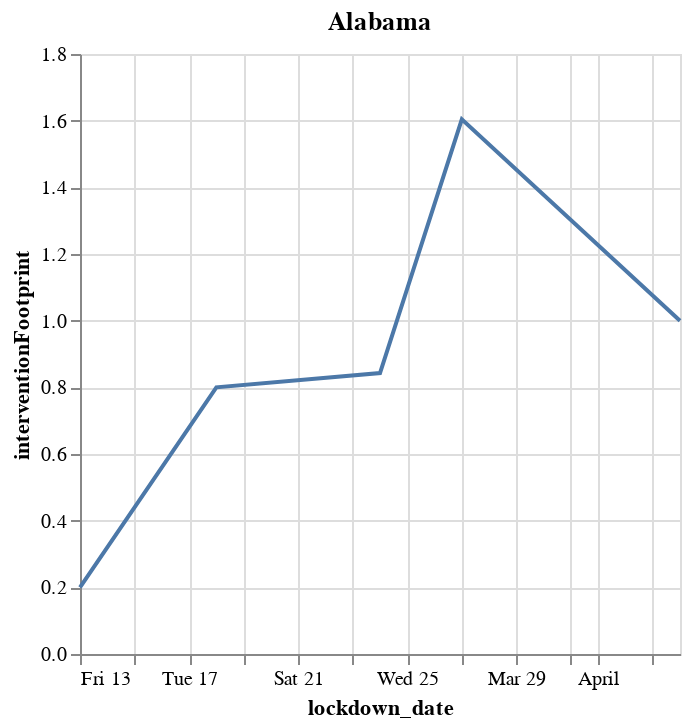
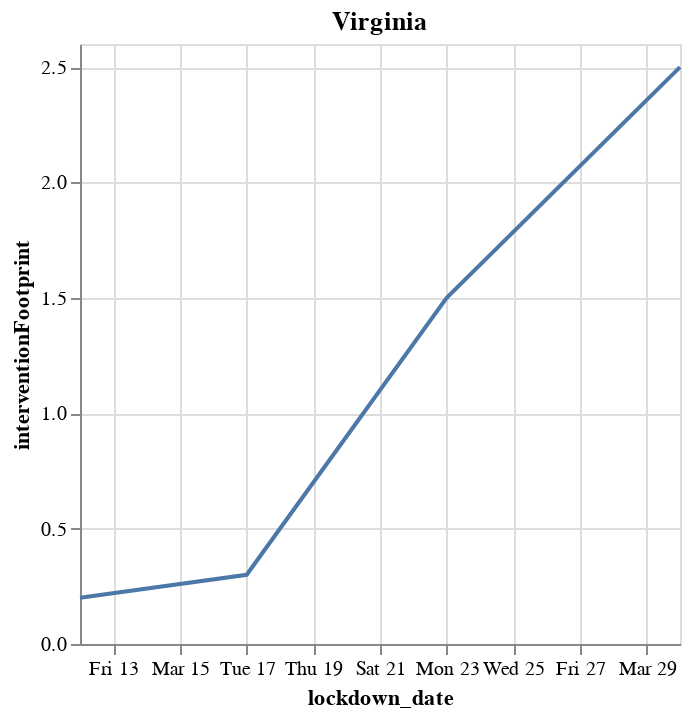
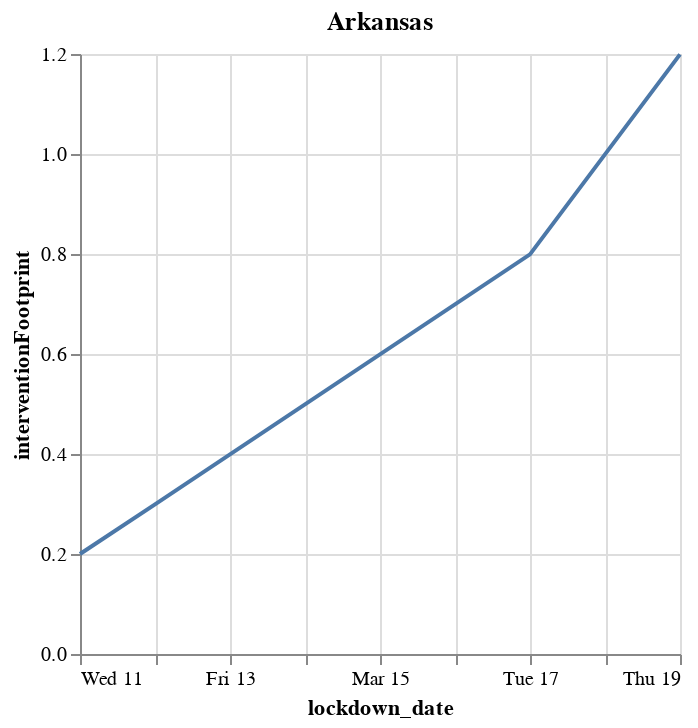
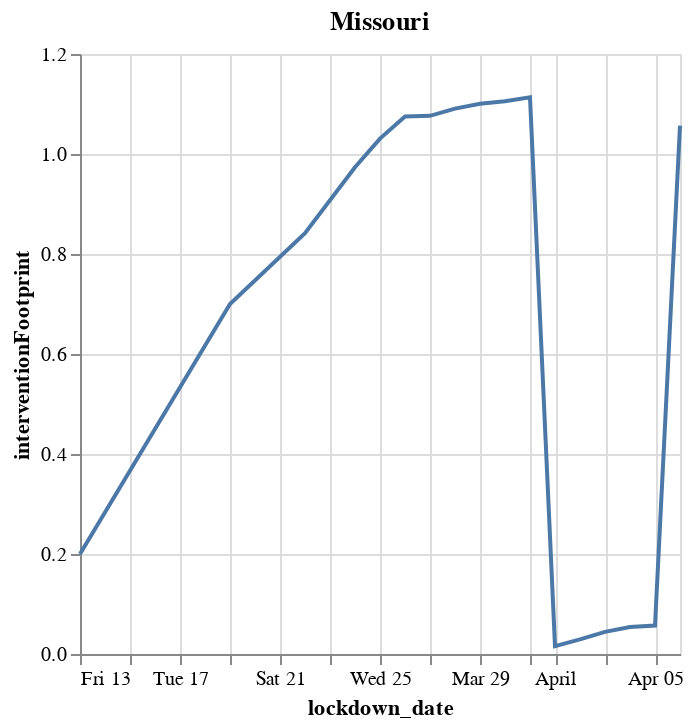

The notebook cell saved with these charts, in order:
### Code cell
for state in quarantine_df.Province_State.unique():
    display(plot_interventionFootprint(state))

### Figure 1 — Vega-Lite specification as saved in the notebook (floating-point values rounded to 4 significant figures)
{"config": {"title": {"font": "Khula"}, "axis": {"labelFont": "Khula", "titleFont": "Khula"}, "header": {"labelFont": "Khula", "titleFont": "Khula"}, "legend": {"labelFont": "Khula", "titleFont": "Khula"}}, "data": {"name": "data-91c01311093a96577a16db2a0c71284b"}, "mark": "line", "encoding": {"x": {"type": "temporal", "field": "lockdown_date"}, "y": {"type": "quantitative", "field": "interventionFootprint"}}, "title": "Alabama", "$schema": "https://vega.github.io/schema/vega-lite/v4.0.2.json", "datasets": {"data-91c01311093a96577a16db2a0c71284b": [{"lockdown_date": "2020-03-13T00:00:00", "interventionFootprint": 0.2}, {"lockdown_date": "2020-03-18T00:00:00", "interventionFootprint": 0.8}, {"lockdown_date": "2020-03-24T00:00:00", "interventionFootprint": 0.8428}, {"lockdown_date": "2020-03-27T00:00:00", "interventionFootprint": 1.604}, {"lockdown_date": "2020-04-04T00:00:00", "interventionFootprint": 1.0}]}}

### Figure 2 — Vega-Lite specification as saved in the notebook (floating-point values rounded to 4 significant figures)
{"config": {"title": {"font": "Khula"}, "axis": {"labelFont": "Khula", "titleFont": "Khula"}, "header": {"labelFont": "Khula", "titleFont": "Khula"}, "legend": {"labelFont": "Khula", "titleFont": "Khula"}}, "data": {"name": "data-16952d8bf972db21f6e20cf73fb399a5"}, "mark": "line", "encoding": {"x": {"type": "temporal", "field": "lockdown_date"}, "y": {"type": "quantitative", "field": "interventionFootprint"}}, "title": "Virginia", "$schema": "https://vega.github.io/schema/vega-lite/v4.0.2.json", "datasets": {"data-16952d8bf972db21f6e20cf73fb399a5": [{"lockdown_date": "2020-03-12T00:00:00", "interventionFootprint": 0.2}, {"lockdown_date": "2020-03-17T00:00:00", "interventionFootprint": 0.3}, {"lockdown_date": "2020-03-23T00:00:00", "interventionFootprint": 1.5}, {"lockdown_date": "2020-03-30T00:00:00", "interventionFootprint": 2.5}]}}

### Figure 3 — Vega-Lite specification as saved in the notebook (floating-point values rounded to 4 significant figures)
{"config": {"title": {"font": "Khula"}, "axis": {"labelFont": "Khula", "titleFont": "Khula"}, "header": {"labelFont": "Khula", "titleFont": "Khula"}, "legend": {"labelFont": "Khula", "titleFont": "Khula"}}, "data": {"name": "data-1f2b2fd60e924cceee18faa6abe40468"}, "mark": "line", "encoding": {"x": {"type": "temporal", "field": "lockdown_date"}, "y": {"type": "quantitative", "field": "interventionFootprint"}}, "title": "Arkansas", "$schema": "https://vega.github.io/schema/vega-lite/v4.0.2.json", "datasets": {"data-1f2b2fd60e924cceee18faa6abe40468": [{"lockdown_date": "2020-03-11T00:00:00", "interventionFootprint": 0.2}, {"lockdown_date": "2020-03-12T00:00:00", "interventionFootprint": 0.2993}, {"lockdown_date": "2020-03-17T00:00:00", "interventionFootprint": 0.7993}, {"lockdown_date": "2020-03-19T00:00:00", "interventionFootprint": 1.199}]}}

### Figure 4 — Vega-Lite specification as saved in the notebook (floating-point values rounded to 4 significant figures)
{"config": {"title": {"font": "Khula"}, "axis": {"labelFont": "Khula", "titleFont": "Khula"}, "header": {"labelFont": "Khula", "titleFont": "Khula"}, "legend": {"labelFont": "Khula", "titleFont": "Khula"}}, "data": {"name": "data-a930d3950fad57dd990112c3b153eb9f"}, "mark": "line", "encoding": {"x": {"type": "temporal", "field": "lockdown_date"}, "y": {"type": "quantitative", "field": "interventionFootprint"}}, "title": "Missouri", "$schema": "https://vega.github.io/schema/vega-lite/v4.0.2.json", "datasets": {"data-a930d3950fad57dd990112c3b153eb9f": [{"lockdown_date": "2020-03-13T00:00:00", "interventionFootprint": 0.2}, {"lockdown_date": "2020-03-19T00:00:00", "interventionFootprint": 0.7}, {"lockdown_date": "2020-03-22T00:00:00", "interventionFootprint": 0.8417}, {"lockdown_date": "2020-03-24T00:00:00", "interventionFootprint": 0.9735}, {"lockdown_date": "2020-03-25T00:00:00", "interventionFootprint": 1.031}, {"lockdown_date": "2020-03-26T00:00:00", "interventionFootprint": 1.075}, {"lockdown_date": "2020-03-27T00:00:00", "interventionFootprint": 1.076}, {"lockdown_date": "2020-03-28T00:00:00", "interventionFootprint": 1.091}, {"lockdown_date": "2020-03-29T00:00:00", "interventionFootprint": 1.1}, {"lockdown_date": "2020-03-30T00:00:00", "interventionFootprint": 1.106}, {"lockdown_date": "2020-03-31T00:00:00", "interventionFootprint": 1.113}, {"lockdown_date": "2020-04-01T00:00:00", "interventionFootprint": 0.01584}, {"lockdown_date": "2020-04-02T00:00:00", "interventionFootprint": 0.02914}, {"lockdown_date": "2020-04-03T00:00:00", "interventionFootprint": 0.04426}, {"lockdown_date": "2020-04-04T00:00:00", "interventionFootprint": 0.05384}, {"lockdown_date": "2020-04-05T00:00:00", "interventionFootprint": 0.05682}, {"lockdown_date": "2020-04-06T00:00:00", "interventionFootprint": 1.057}]}}
